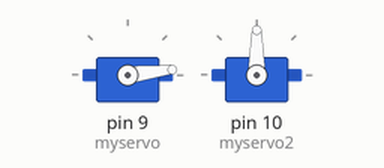
Recording of a sketch running on a simulated Arduino Uno, built with avr-gcc and run on an emulated ATmega328P. Shown: 2 × servo.

Above: at 0.05 s.
At 0.85 s:
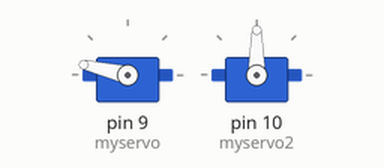
At 1.2 s:
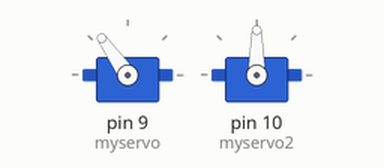
At 1.7 s:
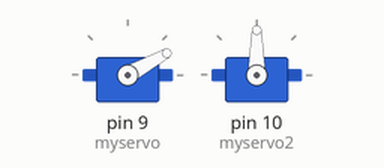
Timing chart, 0 to 4.2 s (numbered marks = the images above):
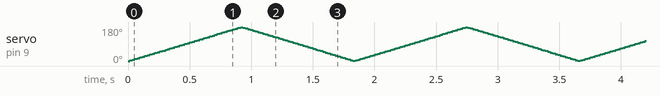

The sketch:

servo_teste.ino
```cpp
/*
  Controlling a servo position using a potentiometer (variable resistor)
  by Michal Rinott <http://people.interaction-ivrea.it/m.rinott>

  modified on 8 Nov 2013
  by Scott Fitzgerald
  http://www.arduino.cc/en/Tutorial/Knob
*/

#include <Servo.h>

Servo myservo;
Servo myservo2;  // create servo object to control a servo

int potpin = 0;  // analog pin used to connect the potentiometer
int val;    // variable to read the value from the analog pin

void setup() {
  myservo.attach(9);  // attaches the servo on pin 9 to the servo object
  myservo2.attach(10);  // attaches the servo on pin 9 to the servo object
}

void loop() {
  int i;
  for (i = 0; i < 180; i ++) {
    myservo.write(i);
    delay(5);
  }
  for (i = 180; i > 0; i --) {
    myservo.write(i);
    delay(5);
  }             // waits for the servo to get there
}
```
